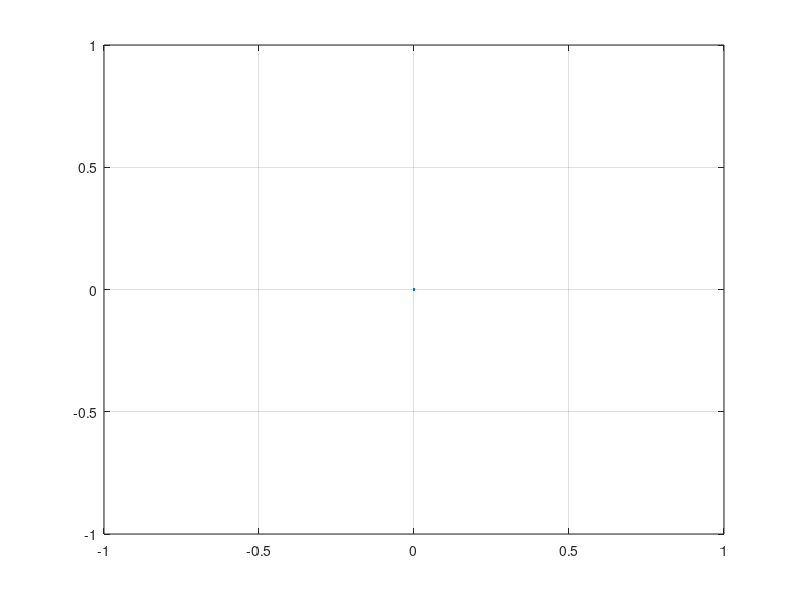

Write MATLAB code to recreate this figure.
brojnik=1;
nazivnik=[0.05 0.25 0.22];
[r,p,k]=residue(brojnik,nazivnik);
r1 = -7.3521;
r2 = 7.3521;
p1 = -3.8601;
p2 = -1.1399;
t=0:0.1;10;
g=r1*exp(p1*t)+r2*exp(p2*t);
g=(-7.3521*exp(-t.*3.8601)+7.3521*exp(-t.*1.1399));
plot(t,g)
grid on;